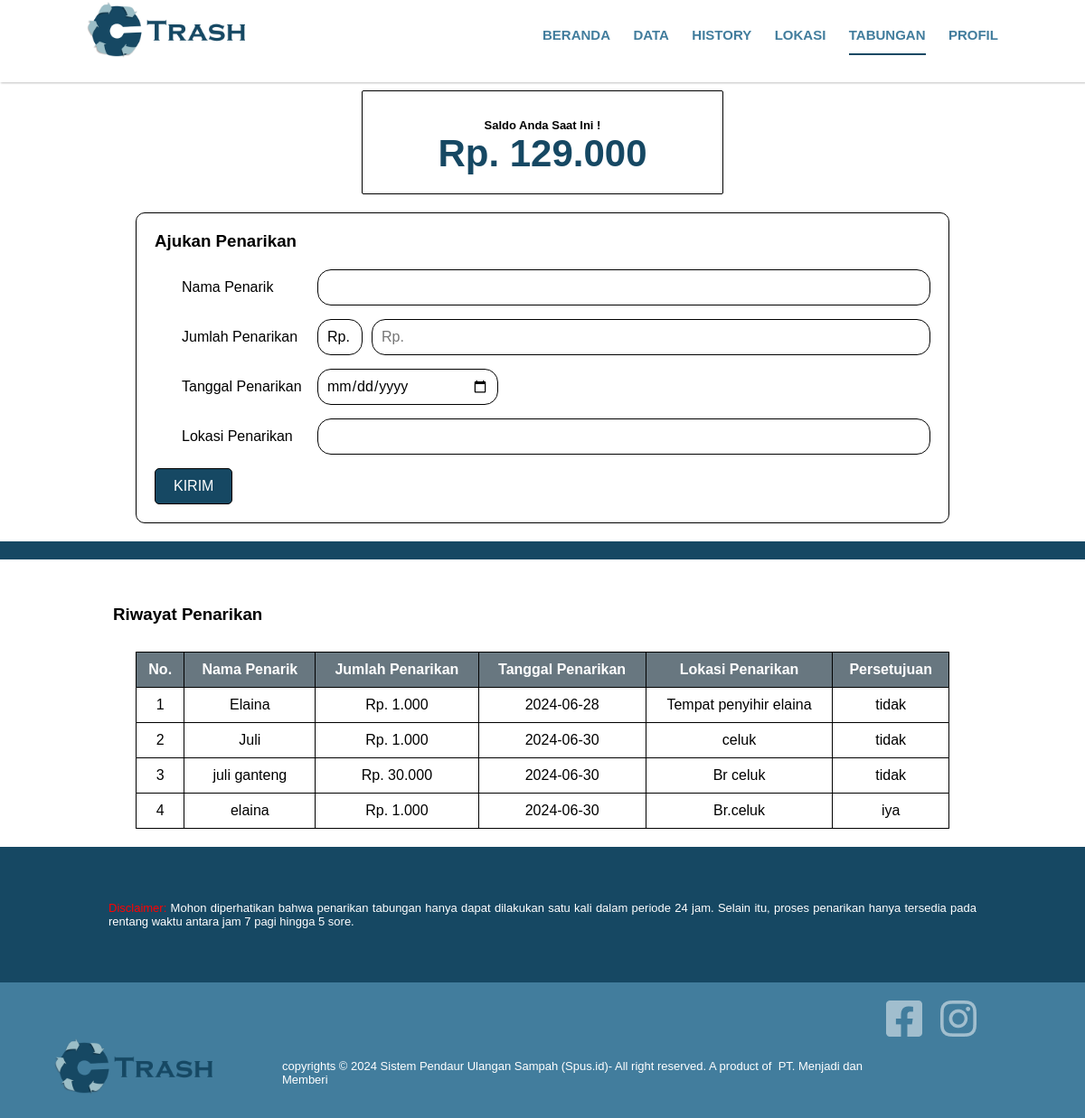
Page /user/tabungan.php (signed in) on the committed database.
### tables this page shows
CREATE TABLE `users` (
  `id` int(11) NOT NULL,
  `nama` varchar(100) NOT NULL,
  `email` varchar(100) NOT NULL,
  `alamat` text NOT NULL,
  `no_hp` varchar(15) NOT NULL,
  `jenis_kelamin` varchar(10) NOT NULL,
  `foto_profil` varchar(255) DEFAULT NULL,
  `tgl_lahir` date NOT NULL,
  `password` varchar(255) NOT NULL,
  `saldo` decimal(10,2) NOT NULL DEFAULT 0.00,
  `is_level` enum('admin','user') NOT NULL,
  `status` varchar(10) NOT NULL DEFAULT 'aktif'
);

CREATE TABLE `penarikan` (
  `id` int(11) NOT NULL,
  `user_id` int(11) NOT NULL,
  `nama_penarik` varchar(50) NOT NULL,
  `jumlah_penarikan` int(11) NOT NULL,
  `tgl_penarikan` date NOT NULL,
  `lokasi` varchar(100) NOT NULL,
  `validasi` enum('iya','tidak','menunggu') NOT NULL DEFAULT 'menunggu'
);

### user/tabungan.php (the view, shortened to what this page needs)
<?php
require_once '../daftar/koneksi.php';
$user_id = $_SESSION['id'];
$query_saldo = "SELECT saldo FROM users WHERE id = $user_id";
$result_saldo = mysqli_query($conn, $query_saldo);
if ($result_saldo) {
    $row_saldo = mysqli_fetch_assoc($result_saldo);
    if ($row_saldo) {
        $saldo = $row_saldo['saldo'];
    } else {
        $saldo = 0.00;
    }
} else {
    echo "Error: " . mysqli_error($conn);
    exit();
}
?>
<!DOCTYPE html>
<html lang="en">
<head>
    <link rel="stylesheet" href="../asset/css/navbar.css">
    <link rel="stylesheet" href="../asset/css/footer.css">
    <link rel="stylesheet" href="../asset/css/penarikan.css">
</head>
<body>
    <?php require_once '../template/user/navbar.php'; ?>
    <div class="container-tabunga">
        <div class="balance">
            <p>Saldo Anda Saat Ini !</p>
            <h2>Rp. <?= number_format($saldo, 0, ',', '.'); ?></h2>
        </div>
        <div class="form-container">
            <h3>Ajukan Penarikan</h3>
            <form action="proses-penarikan.php" method="POST">
                <div class="form-group">
                    <label for="nama">Nama Penarik </label>
                    <input type="text" id="nama" name="nama" value="<?= isset($_SESSION['nama']) ? htmlspecialchars($_SESSION['nama']) : ''; ?>" />
                </div>
                <div class="form-group">
                    <label for="jumlah">Jumlah Penarikan </label>
                    <label class="rupiah" for="rp">Rp. </label>
                    <input type="number" id="jumlah" name="jumlah" placeholder="Rp." />
                </div>
                <div class="form-group">
                    <label for="tanggal">Tanggal Penarikan </label>
                    <input type="date" id="tanggal" name="tanggal" />
                </div>
                <div class="form-group">
                    <label for="lokasi">Lokasi Penarikan </label>
                    <input type="text" id="lokasi" name="lokasi" />
                </div>
                <div class="container-btn-kirim">
                    <button type="submit" class="btn-kirim">KIRIM</button>
                </div>
            </form>
        </div>
        <div class="box-batas"></div>
        <div class="table-tabungan">
            <h3>Riwayat Penarikan</h3>
            <table>
                <thead>
                    <tr>
                        <th>No.</th>
                        <th>Nama Penarik</th>
                        <th>Jumlah Penarikan</th>
                        <th>Tanggal Penarikan</th>
                        <th>Lokasi Penarikan</th>
                        <th>Persetujuan</th>
                    </tr>
                </thead>
                <tbody>
                    <?php
                    $query_penarikan = "SELECT * FROM penarikan WHERE user_id = $user_id";
                    $result_penarikan = mysqli_query($conn, $query_penarikan);
                    if ($result_penarikan && mysqli_num_rows($result_penarikan) > 0) {
                        $no = 1;
                        while ($row_penarikan = mysqli_fetch_assoc($result_penarikan)) {
                            echo "<tr>";
                            echo "<td>" . $no++ . "</td>";
                            echo "<td>" . htmlspecialchars($row_penarikan['nama_penarik']) . "</td>";
                            echo "<td>Rp. " . number_format($row_penarikan['jumlah_penarikan'], 0, ',', '.') . "</td>";
                            echo "<td>" . htmlspecialchars($row_penarikan['tgl_penarikan']) . "</td>";
                            echo "<td>" . htmlspecialchars($row_penarikan['lokasi']) . "</td>";
                            echo "<td>" . htmlspecialchars($row_penarikan['validasi']) . "</td>";
                            echo "</tr>";
                        }
                    } else {
                        echo "<tr><td colspan='6'>Belum ada riwayat penarikan.</td></tr>";
                    }
                    ?>
                </tbody>
            </table>
        </div>
        <div class="pemberitahuan">
            <p><span>Disclaimer:</span> Mohon diperhatikan bahwa penarikan tabungan hanya dapat dilakukan satu kali dalam periode 24 jam. Selain itu, proses penarikan hanya tersedia pada rentang waktu antara jam 7 pagi hingga 5 sore.</p>
        </div>
    </div>
    <?php require_once '../template/footer.php'; ?>
</body>
</html>

### asset/css/navbar.css (style rules this page uses)
:root { --biru-gelap: #164863; --biru: #427d9d; --putih: #fff; --font-family: 'Poppins', sans-serif; }
* { padding: 0; margin: 0; text-decoration: none; list-style: none; font-family: var(--font-family); box-sizing: border-box; }
body { background-color: var(--putih); }

### asset/css/footer.css (style rules this page uses)
:root { --biru-gelap: #164863; --biru: #427d9d; --biru-terang: #9bbec8; --putih: #fff; --abu-abu: #687780; --font-family: 'Poppins', sans-serif; --font-size-title: clamp(30px, 3.5vw, 6rem); --font-size-subtitle: clamp(20px, 3.5vw, 4rem); --font-size-text: clamp(14px, 2.5vw, 1rem); --font-size-small-text: 0.8125rem; --spacing-container-padding: 8%; --spacing-section-padding: 6.25rem; --spacing-card-gap: 5.625rem; --spacing-about-margin: 4.375rem; --spacing-navbar-padding: 1.25rem; --spacing-footer-padding: 0.625rem; --spacing-header-padding: 8.125rem; --spacing-description-margin: 15%; --spacing-box-margin: 70%; --spacing-box-width: 6.125rem; --spacing-box-height: 1.9375rem; }
* { padding: 0; margin: 0; text-decoration: none; font-family: var(--font-family); box-sizing: border-box; }

### asset/css/penarikan.css (style rules this page uses)
:root { --biru-gelap: #164863; --biru: #427d9d; --biru-terang: #9bbec8; --putih: #fff; --abu-abu: #687780; --merah: #830000; --hitam: #000; --font-family: 'Poppins', sans-serif; --font-size: 16px; --font-family: 'Poppins', sans-serif; --font-size-title: clamp(30px, 3.5vw, 6rem); --font-size-subtitle: clamp(17px, 3.5vw, 2rem); --font-size-text: clamp(13px, 2.5vw, 0.8rem); --font-size-small-text: 0.8125rem; }
* { padding: 0; margin: 0; text-decoration: none; font-family: var(--font-family); font-style: normal; box-sizing: border-box; }
.container-tabunga { width: 100%; margin: 0 auto; padding: 80px 0 0 0; }
.balance { width: 80%; max-width: 400px; text-align: center; padding: 20px 5px; margin: 20px auto; border-radius: 2px; border: 1px solid var(--hitam); }
.balance h2 { margin: 0; font-size: var(--font-size-title); color: var(--biru-gelap); }
.balance p { margin: 10px 0 0; font-size: var(--font-size-text); font-weight: bold; }
.form-container { width: 100%; max-width: 900px; margin: auto; padding: 20px; border-radius: 10px; border: 1px solid var(--hitam); margin-bottom: 20px; }
.form-container h3 { margin-bottom: 20px; }
.form-group { display: flex; align-items: center; margin-left: 30px; margin-bottom: 15px; }
.form-group label { flex: 0 0 150px; }
.form-group .rupiah { flex: 0 0 50px; padding: 10px; margin-right: 10px; border: 1px solid var(--hitam); border-radius: 15px; }
.form-group input { flex: 1; width: 100%; padding: 10px; font-size: 1rem; border: none; border: 1px solid var(--hitam); border-radius: 15px; }
.form-group input[type='date'] { padding: 9px; width: 80%; max-width: 200px; }
.btn-kirim { background-color: var(--biru-gelap); color: var(--putih); border: none; border: 1px solid var(--hitam); padding: 10px 20px; font-size: 1rem; cursor: pointer; border-radius: 5px; }
.box-batas { padding: 0; width: 100%; height: 20px; background-color: var(--biru-gelap); }
table { width: 100%; border-collapse: collapse; margin-bottom: 20px; }
table, th, td { border: 1px solid black; }
th, td { padding: 10px; text-align: center; }
th { background-color: var(--abu-abu); color: #fff; }
.table-tabungan { overflow-x: auto; max-width: 990px; margin: auto; position: relative; padding: 50px 20px 0 20px; border-radius: 10px; }
.table-tabungan h3 { padding-bottom: 30px; }
.table-tabungan table { width: 900px; margin: 0 auto; border-collapse: collapse; margin-bottom: 10px; }
.pemberitahuan { margin-top: 10px; font-size: var(--font-size-text); background-color: var(--biru-gelap); color: var(--putih); }
.pemberitahuan p { width: 100%; padding: 60px 0; max-width: 80%; margin: auto; text-align: center; text-align: justify; }
.pemberitahuan p span { color: red; }

### rows in the picture
users: saldo "129.000"
penarikan: nama_penarik "Elaina", jumlah_penarikan "1.000", tgl_penarikan "2024-06-28", lokasi "Tempat penyihir elaina", validasi "tidak"
penarikan: nama_penarik "Juli", jumlah_penarikan "1.000", tgl_penarikan "2024-06-30", lokasi "celuk", validasi "tidak"
penarikan: nama_penarik "juli ganteng", jumlah_penarikan "30.000", tgl_penarikan "2024-06-30", lokasi "Br celuk", validasi "tidak"
penarikan: nama_penarik "elaina", jumlah_penarikan "1.000", tgl_penarikan "2024-06-30", lokasi "Br.celuk", validasi "iya"
